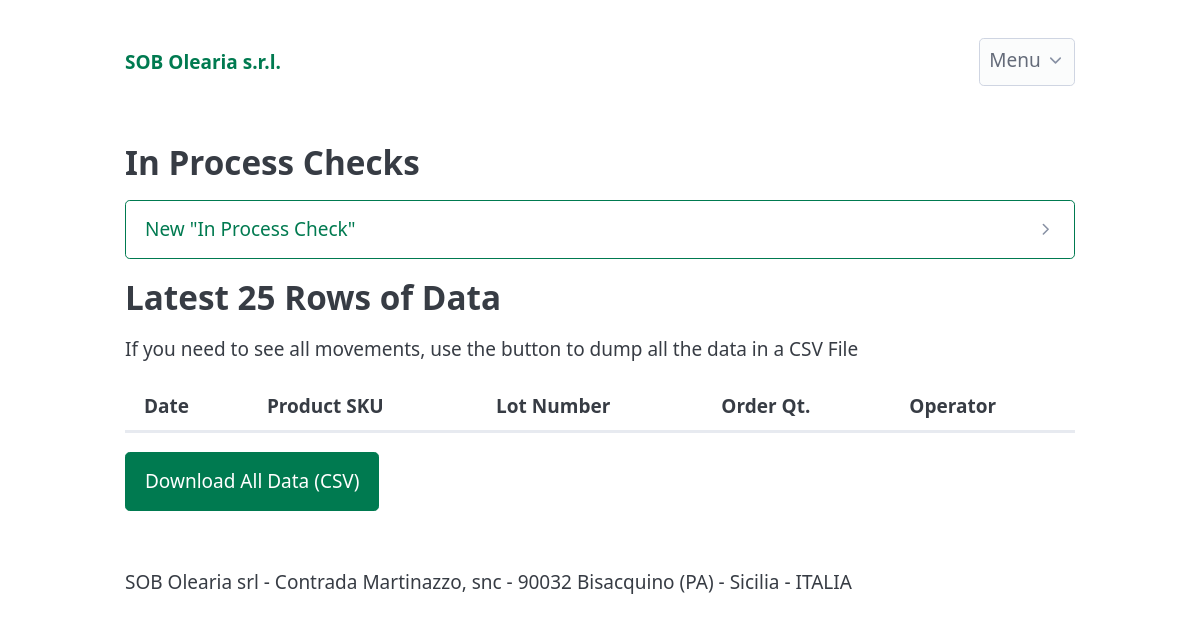
Before: /inprocess (signed in) with the older database file.
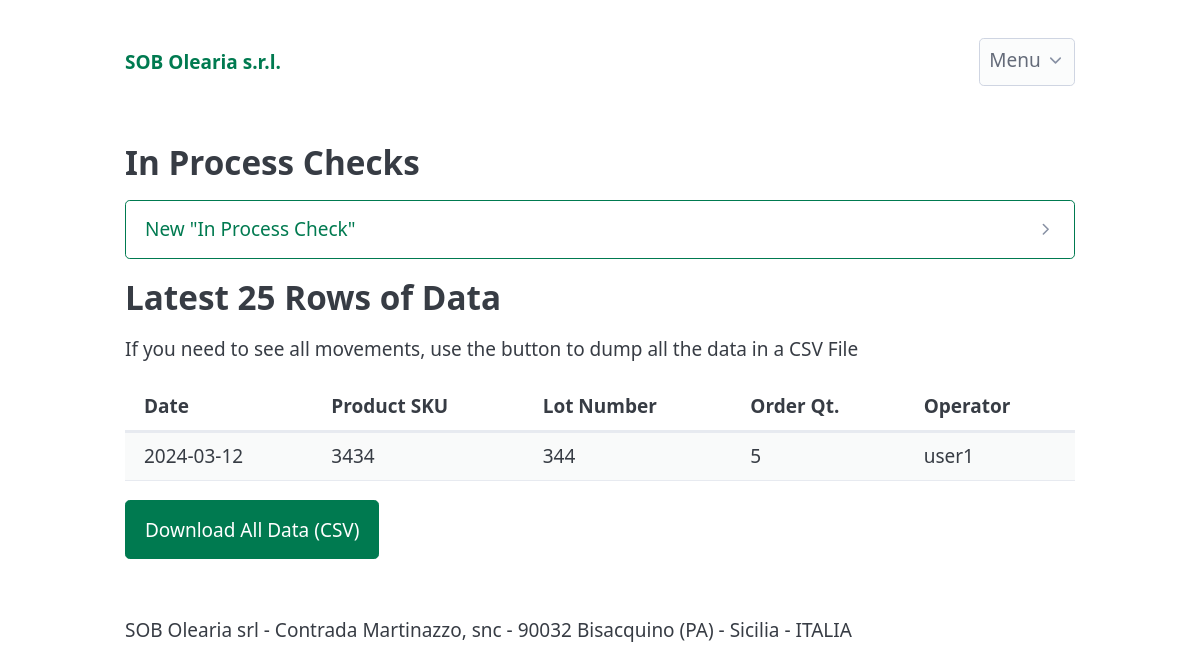
After: the same page with the newer database file.
### app/models.py (models this page shows, shortened)
class ProductionRecord(db.Model):
    __tablename__ = 'production_records'
    id = db.Column(db.Integer, primary_key=True, autoincrement=True)
    process_date = db.Column(db.Date, nullable=False, default=datetime.utcnow)
    product_lot_number = db.Column(db.Text, nullable=False)
    best_before_date = db.Column(db.Date, nullable=False)
    product_sku = db.Column(db.Text, nullable=False)
    filter_integrity_check = db.Column(db.Text, nullable=False)
    sanification_check = db.Column(db.Text, nullable=False)
    general_packaging_control = db.Column(db.Boolean)
    bottle_integrity_control = db.Column(db.Boolean)
    visual_olfatory_control = db.Column(db.Boolean)
    graphics_control = db.Column(db.Boolean)
    lot_number_check = db.Column(db.Text, nullable=False)
    start_pressure_time = db.Column(db.Time, nullable=False)
    start_pressure_value = db.Column(db.Float, nullable=False)
    first_pressure_time = db.Column(db.Time, nullable=False)
    first_pressure_value = db.Column(db.Float, nullable=False)
    second_pressure_time = db.Column(db.Time, nullable=False)
    second_pressure_value = db.Column(db.Float, nullable=False)
    final_pressure_time = db.Column(db.Time, nullable=False)
    final_pressure_value = db.Column(db.Float, nullable=False)
    label_compliance = db.Column(db.Text, nullable=False)
    start_filling_cap_compliance = db.Column(db.Text, nullable=False)
    final_filling_cap_compliance = db.Column(db.Text, nullable=False)
    bottle_breakage = db.Column(db.Text, nullable=False)
    bottle_breakage_qty = db.Column(db.Integer)
    units_produced_qty = db.Column(db.Integer, nullable=False)
    user_id = db.Column(db.Integer, db.ForeignKey('users.id'), nullable=False)
    user = db.relationship('User', back_populates='production_records', lazy=True)

class User(db.Model,UserMixin):
    __tablename__ = 'users'
    id = db.Column(db.Integer, primary_key=True, autoincrement=True)
    username = db.Column(db.String(64), index=True, unique=True)
    email = db.Column(db.String(120), index=True, unique=True)
    password_hash = db.Column(db.String(255),nullable=False, )
    created_on = db.Column(db.DateTime, nullable=False, default=datetime.utcnow)
    is_admin = db.Column(db.Boolean, nullable=False, default=False)
    production_records = db.relationship('ProductionRecord', back_populates='user', lazy=True)
    reception_records = db.relationship('ReceptionRecord', back_populates='user', lazy=True)
    fulfillment_records = db.relationship('FulfillmentRecord', back_populates='user', lazy=True)

### app/inprocess/routes.py (the view, shortened to what this page needs)
@inprocess_bp.route("/inprocess", methods=("GET", "POST"))
@login_required
def inprocess():
    records = ProductionRecord.query.all()
    return render_template("inprocess.html", records=records)

### app/templates/inprocess.html (shortened to what this page needs)
{% extends 'base.html' %}
{% block content %}
<section>
    <h2>In Process Checks</h2>
    <details>
        <summary role="button" class="outline">New "In Process Check"</summary>
    </details>
</section>
<h2>Latest 25 Rows of Data</h2>
<p>If you need to see all movements, use the button to dump all the data in a CSV File</p>
<section>
    <div class="overflow-auto">
        <table class="sortable striped">
            <thead>
                <tr>
                    <th>Date</th>
                    <th>Product SKU</th>
                    <th>Lot Number</th>
                    <th>Order Qt.</th>
                    <th>Operator</th>
                </tr>
            </thead>
            <tbody>
                {% for record in records %}
                <tr>
                    <td>{{record.process_date}}</td>
                    <td>{{record.product_sku}}</td>
                    <td>{{record.product_lot_number}}</td>
                    <td>{{record.units_produced_qty}}</td>
                    <td>{{record.user.username}}</td>
                </tr>
                {% endfor %}
            </tbody>
        </table>
    </div>
    <div>
        <a href="{{ url_for('inprocess_bp.export_production_csv') }}" role="button">Download All Data (CSV)</a>
    </div>
</section>
{% endblock content %}

### app/templates/base.html (shortened to what this page needs)
<!doctype html>
<html lang="en">
<head>
    <link rel="stylesheet" href="{{ url_for('static', filename='css/pico.jade.css') }}">
</head>
<body>
    <header class="container">
        <nav>
            <ul>
                <li><a href="{{ url_for('auth_bp.login') }}"><strong>SOB Olearia s.r.l.</strong></a></li>
            </ul>
            {% include( "includes/_navigation.html" ) %}
        </nav>
    </header>
    <main class="container">
        {% block content %}{% endblock content %}
    </main>
    <footer class="container">
        {% block footer %}
        <p>SOB Olearia srl - Contrada Martinazzo, snc - 90032 Bisacquino (PA) - Sicilia - ITALIA</p>
        {% endblock footer %}
    </footer>
</body>
</html>

### app/templates/includes/_navigation.html (shortened to what this page needs)
<ul>
    {% if not current_user.is_authenticated %}
    <li><a href="{{ url_for('auth_bp.login') }}" class="secondary">Login</a></li>
    {% else %}
    <li>
        <details class="dropdown">
            <summary>
                Menu
            </summary>
        </details>
    </li>
    {% endif %}
</ul>

Changed rows visible on the page:
added ProductionRecord: process_date "2024-03-12", product_sku "3434", product_lot_number "344", units_produced_qty "5", user.username "user1"
